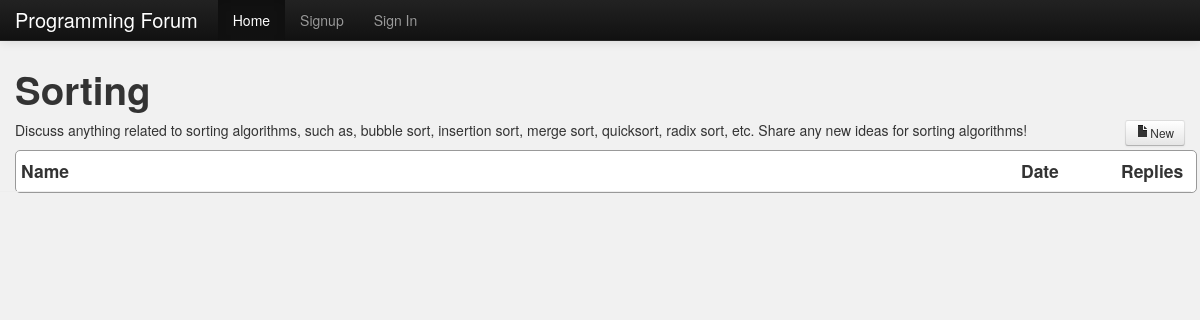
Page /forum.php?id=3 on the committed database.
### tables this page shows
CREATE TABLE `topic` (
  `topic_id` int(11) NOT NULL AUTO_INCREMENT,
  `sec_id` int(11) NOT NULL,
  `topic_name` varchar(50) NOT NULL,
  `topic_date` timestamp NOT NULL DEFAULT CURRENT_TIMESTAMP ON UPDATE CURRENT_TIMESTAMP,
  `topic_desc` text NOT NULL,
  PRIMARY KEY (`topic_id`)
);

### src/forum.php (the view, shortened to what this page needs)
<?php
include 'header.php';
$q = mysql_query("SELECT * FROM topic WHERE topic_id=".$_GET['id']);
$r = mysql_fetch_array($q);
?>
    <h1><?php echo $r['topic_name']; ?></h1>
	<div class="container">
		<div class="row">
			<div class="span11"><p><?php echo $r['topic_desc']; ?></p></div>
			<div class="span1 text-right"><a class="btn btn-small" href="newThread.php?id=<?php echo $_GET['id']; ?>"><i class="icon-file"></i>New</a></div>
		</div>
	</div>
	<div class="container section">
		<div class="row">
			<div class="span10"><h4>Name</h4></div>
			<div class="span1"><h4>Date</h4></div>
			<div class="span1"><h4>Replies</h4></div>
		</div>
	</div>
<?php
include 'footer.php';
?>

### src/css/forum.css (style rules this page uses)
body { padding-top: 60px; background-color:#f1f1f1; }
.section { background-color:white; border:1px solid #999; border-radius:5px; margin-bottom:10px; padding-left:5px; padding-right:5px; }
.section .row { border-bottom:1px solid #eee; }
.text-right { text-align:right; }

### rows in the picture
topic: topic_name "Sorting", topic_desc "Discuss anything related to sorting algorithms, such as, bubble sort, insertion sort, merge sort, quicksort, radix sort, etc. Share any new ideas for sorting algorithms!"
